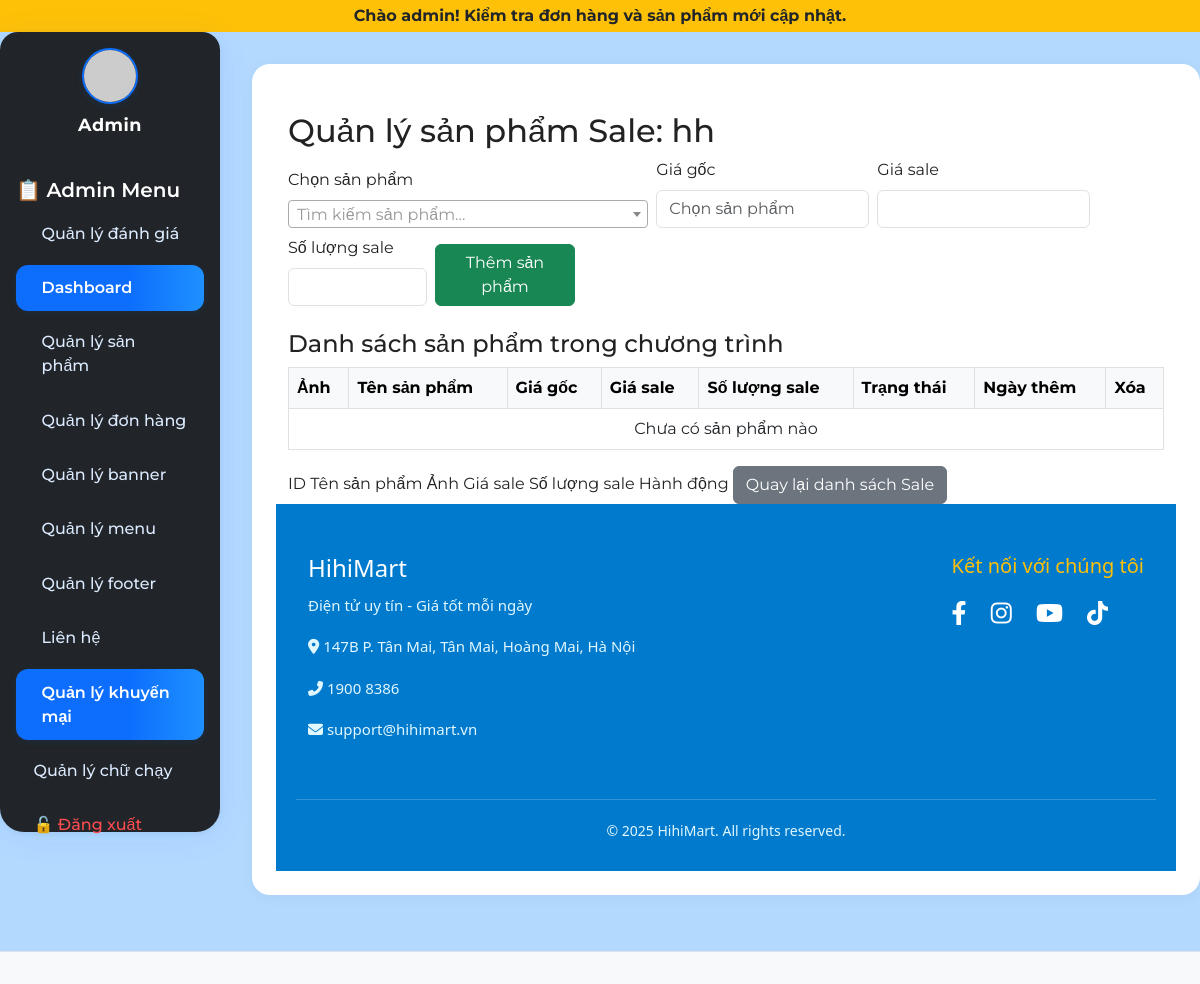
Page /admin/index.php?page=sale_products&id=1 (signed in) on the committed database.
### tables this page shows
CREATE TABLE `marquee` (
  `id` int(11) NOT NULL,
  `noidung` text NOT NULL,
  `trangthai` tinyint(4) DEFAULT 1,
  `vaitro` enum('admin','user') DEFAULT 'user',
  `ngaytao` datetime NOT NULL DEFAULT current_timestamp()
);

CREATE TABLE `menu_content` (
  `id` int(11) NOT NULL,
  `label` varchar(255) NOT NULL,
  `url` varchar(255) NOT NULL,
  `icon` varchar(64) DEFAULT NULL,
  `position` int(11) DEFAULT 0,
  `type` varchar(20) NOT NULL DEFAULT 'user',
  `parent_id` int(11) DEFAULT NULL
);

CREATE TABLE `sales` (
  `id` int(11) NOT NULL,
  `title` varchar(255) NOT NULL,
  `description` text DEFAULT NULL,
  `start_time` datetime DEFAULT NULL,
  `end_time` datetime DEFAULT NULL,
  `status` tinyint(4) DEFAULT 1
);

CREATE TABLE `footer_content` (
  `id` int(11) NOT NULL,
  `content` text NOT NULL,
  `type` varchar(20) NOT NULL DEFAULT 'user'
);

### admin/views/sale/products.php (the view, shortened to what this page needs)
<?php
include(__DIR__ . '/../../../config/db.php');
$sale = null;
$sale_id = isset($_GET['id']) ? intval($_GET['id']) : 0;
if ($sale_id > 0) {
    $result = mysqli_query($conn, "SELECT * FROM sales WHERE id = $sale_id");
    $sale = mysqli_fetch_assoc($result);
}
$sale_products = mysqli_query($conn, "SELECT sp.*, p.tensp, p.hinhanh, p.dongia FROM sale_products sp JOIN sanpham p ON sp.product_id = p.masp WHERE sp.sale_id = $sale_id");
?>
<div class="container mt-4">
  <h2>Quản lý sản phẩm Sale: <?php echo htmlspecialchars($sale['title'] ?? ''); ?></h2>
  <link href="https://cdn.jsdelivr.net/npm/select2@4.1.0-rc.0/dist/css/select2.min.css" rel="stylesheet" />
  <form method="post" class="mb-4">
    <div class="row g-2 align-items-end">
      <div class="col-md-5">
        <label class="form-label">Chọn sản phẩm</label>
      </div>
      <div class="col-md-3">
        <label class="form-label">Giá gốc</label>
        <input type="text" id="original-price" class="form-control" readonly placeholder="Chọn sản phẩm">
      </div>
      <div class="col-md-3">
        <label class="form-label">Giá sale</label>
        <input type="number" name="sale_price" class="form-control" required id="sale-price">
      </div>
      <div class="col-md-2">
        <label class="form-label">Số lượng sale</label>
        <input type="number" name="quantity" class="form-control">
      </div>
      <div class="col-md-2">
        <button type="submit" class="btn btn-success">Thêm sản phẩm</button>
      </div>
    </div>
  </form>
  <h4 class="mt-4">Danh sách sản phẩm trong chương trình</h4>
  <table class="table table-bordered align-middle">
    <thead class="table-light">
      <tr>
        <th>Ảnh</th>
        <th>Tên sản phẩm</th>
        <th>Giá gốc</th>
        <th>Giá sale</th>
        <th>Số lượng sale</th>
        <th>Trạng thái</th>
        <th>Ngày thêm</th>
        <th>Xóa</th>
      </tr>
    </thead>
    <tbody>
      <?php if (mysqli_num_rows($sale_products) == 0): ?>
        <tr><td colspan="8" class="text-center">Chưa có sản phẩm nào</td></tr>
      <?php endif; ?>
    </tbody>
  </table>
    <thead>
      <tr>
        <th>ID</th>
        <th>Tên sản phẩm</th>
        <th>Ảnh</th>
        <th>Giá sale</th>
        <th>Số lượng sale</th>
        <th>Hành động</th>
      </tr>
    </thead>
  <a href="index.php?controller=sale&action=index" class="btn btn-secondary">Quay lại danh sách Sale</a>
</div>
<?php include '../views/layout/footer.php'; ?>

### admin/views/layout/header.php (shortened to what this page needs)
<!DOCTYPE html>
<html lang="vi">
<head>
  <link href="https://cdn.jsdelivr.net/npm/bootstrap@5.3.0/dist/css/bootstrap.min.css" rel="stylesheet">
  <link rel="stylesheet" href="../public/assets/css/admin.css">
</head>
<body>
<?php
include __DIR__ . '/../../../config/db.php';
$query = "SELECT * FROM marquee WHERE trangthai = 1 AND vaitro = 'admin' ORDER BY id DESC LIMIT 1";
$marquees = mysqli_query($conn, $query);
if ($row = mysqli_fetch_assoc($marquees)) {
  echo '<div class="bg-warning text-dark py-1 text-center fw-bold">';
  echo '<marquee behavior="scroll" direction="left">' . htmlspecialchars($row['noidung']) . '</marquee>';
  echo '</div>';
}

### admin/views/layout/sidebar.php (shortened to what this page needs)
<div class="d-flex">
  <nav class="bg-dark text-white p-3" style="width: 220px; height: 100vh;">
    <div class="admin-avatar">
      <img src="https://ui-avatars.com/api/?name=Admin&background=0d6efd&color=fff&size=128" alt="Admin Avatar">
      <div class="admin-name">Admin</div>
    </div>
    <h5 style="font-weight:600; color:#fff;">📋 Admin Menu</h5>
    <ul class="nav flex-column">
      <li class="nav-item">
        <a class="nav-link text-white" href="index.php?page=danhgia_admin">
          <i class="bi bi-star-fill text-warning"></i> Quản lý đánh giá
        </a>
      </li>
      <?php
      include __DIR__ . '/../../../config/db.php';
      $menu_type = 'admin';
      $menu_sql = "SELECT * FROM menu_content WHERE type='$menu_type' ORDER BY position ASC, id ASC";
      $menu_result = mysqli_query($conn, $menu_sql);
      $menus = [];
      while ($m = mysqli_fetch_assoc($menu_result)) $menus[] = $m;
      function buildMenuTreeSidebar($menus, $parent_id = null) {
          $branch = [];
          foreach ($menus as $menu) {
              if ($menu['parent_id'] == $parent_id) {
                  $children = buildMenuTreeSidebar($menus, $menu['id']);
                  $branch[] = $menu;
              }
          }
          return $branch;
      }
      $menu_tree = buildMenuTreeSidebar($menus);
      foreach ($menu_tree as $menu):
          if (!empty($menu['children'])): ?>
              <li class="nav-item dropdown">
                <a class="nav-link text-white dropdown-toggle" href="<?php echo htmlspecialchars($menu['url']); ?>" id="sidebar-menu-<?php echo $menu['id']; ?>" role="button" data-bs-toggle="dropdown" aria-expanded="false">
                  <?php if ($menu['icon']): ?><i class="<?php echo htmlspecialchars($menu['icon']); ?>"></i> <?php endif; ?>
                  <?php echo htmlspecialchars($menu['label']); ?>
                </a>
                <ul class="dropdown-menu bg-dark border-0" aria-labelledby="sidebar-menu-<?php echo $menu['id']; ?>">
                  <?php foreach ($menu['children'] as $child): ?>
                    <li>
                      <a class="dropdown-item text-white bg-dark" href="<?php echo htmlspecialchars($child['url']); ?>">
                        <?php if ($child['icon']): ?><i class="<?php echo htmlspecialchars($child['icon']); ?>"></i> <?php endif; ?>
                        <?php echo htmlspecialchars($child['label']); ?>
                      </a>
                    </li>
                  <?php endforeach; ?>
                </ul>
              </li>
          <?php else: ?>
              <li class="nav-item">
                <a class="nav-link text-white" href="<?php echo htmlspecialchars($menu['url']); ?>">
                  <?php echo htmlspecialchars($menu['label']); ?>
                </a>
              </li>
          <?php endif;
      endforeach;
      ?>
      <li class="nav-item">
        <a class="nav-link text-danger" href="logout.php">🔓 Đăng xuất</a>
      </li>
    </ul>
  </nav>
  <main class="p-4" style="flex-grow: 1;">

### views/layout/footer.php (shortened to what this page needs)
<?php
$sql = "SELECT content FROM footer_content WHERE type='user'";
$res = mysqli_query($conn, $sql);
$footer = mysqli_fetch_assoc($res)['content'] ?? '';
if ($footer) {
    echo $footer;
}
?>

### public/assets/css/admin.css (style rules this page uses)
body { font-family: 'Montserrat', 'Roboto', Arial, sans-serif; background: #b3d9ff; color: #222; font-size: 16px; }
nav.bg-dark { border-radius: 18px 18px 24px 24px; box-shadow: 0 4px 32px rgba(13,110,253,0.08), 0 1.5px 6px rgba(0,0,0,0.06); min-height: 100vh; min-width: 220px; padding-top: 2.5rem; position: relative; transition: all .2s; }
.admin-avatar { display: flex; align-items: center; margin-bottom: 2.5rem; flex-direction: column; }
.admin-avatar img { width: 56px; height: 56px; border-radius: 50%; object-fit: cover; margin-bottom: 0.5rem; border: 2.5px solid #0d6efd; box-shadow: 0 2px 8px rgba(13,110,253,0.10); }
.admin-avatar .admin-name { font-weight: 700; color: #fff; font-size: 1.1rem; letter-spacing: 0.5px; }
.nav.flex-column .nav-item { margin-bottom: 0.5rem; }
.nav-link { color: #dbeafe !important; font-weight: 500; border-radius: 12px; padding: 0.7em 1.1em; transition: background .16s, color .16s; display: flex; align-items: center; gap: 8px; }
.nav-link.active, .nav-link:focus, .nav-link:hover { background: linear-gradient(90deg, #0d6efd 60%, #1e90ff 100%); color: #fff !important; box-shadow: 0 2px 8px rgba(13,110,253,0.08); font-weight: 600; }
.nav-link.text-danger { background: none !important; color: #ff4d4f !important; }
main.p-4 { background: #fff; border-radius: 18px; box-shadow: 0 2px 16px rgba(0,0,0,0.04); margin: 2rem 0 2rem 2rem; min-height: 90vh; }

### rows in the picture
marquee: noidung "Chào admin! Kiểm tra đơn hàng và sản phẩm mới cập nhật."
menu_content: label "Dashboard"
menu_content: label "Quản lý sản phẩm"
menu_content: label "Quản lý đơn hàng"
menu_content: label "Quản lý banner"
menu_content: label "Quản lý menu"
menu_content: label "Quản lý footer"
menu_content: label "Liên hệ"
menu_content: label "Quản lý khuyến mại"
menu_content: label "Quản lý chữ chạy"
sales: title "hh"
footer_content: content "HihiMart Điện tử uy tín - Giá tốt mỗi ngày 147B P. Tân Mai, Tân Mai, Hoàng Mai, Hà Nội 1900 8386 support@hihimart.vn Kết nối với chúng tôi © 2025 HihiMart. All rights reserved."
